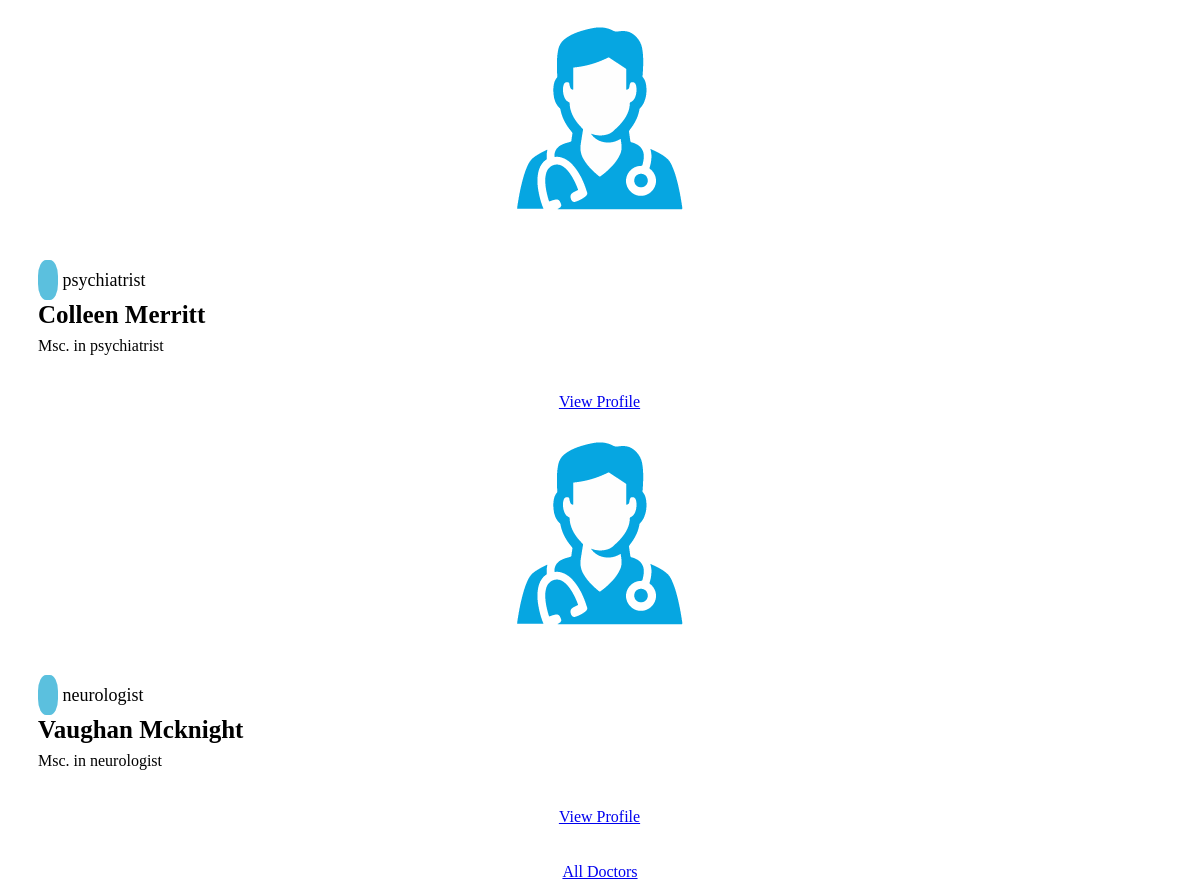
Page /patient/ourdoctors.php (lower part) on the earlier database version.
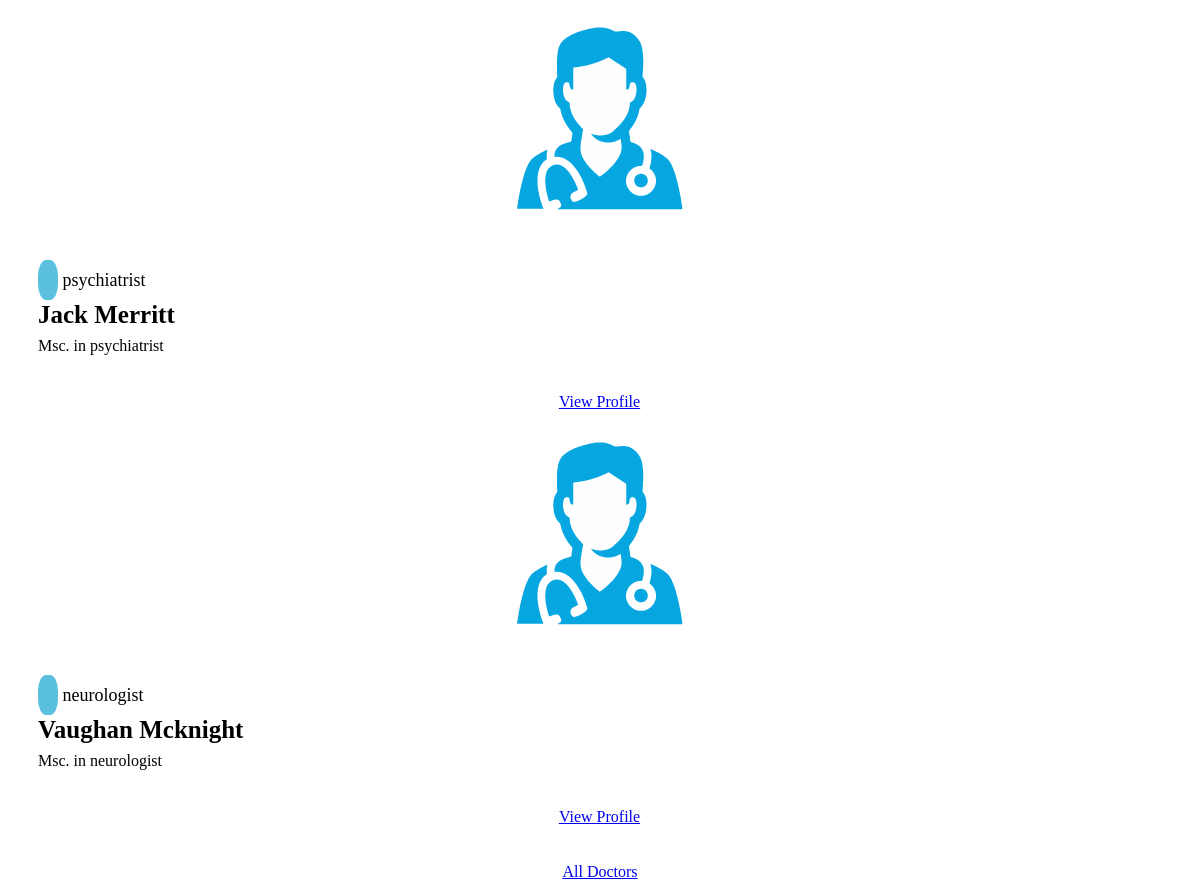
Same page on the later database version.
### tables this page shows
CREATE TABLE IF NOT EXISTS `employee_detail` (
  `emp_id` mediumint(8) unsigned NOT NULL AUTO_INCREMENT,
  `name` varchar(40) DEFAULT NULL,
  `dob` date DEFAULT NULL,
  `address` varchar(50) DEFAULT NULL,
  `email` varchar(40) DEFAULT NULL,
  `phone` bigint(20) DEFAULT NULL,
  `field` varchar(32) DEFAULT NULL,
  `history` varchar(32) DEFAULT NULL,
  `sex` varchar(1) NOT NULL,
  `images` varchar(32) DEFAULT NULL,
  PRIMARY KEY (`emp_id`)
);

### patient/ourdoctors.php (the view, shortened to what this page needs)
<div class="container"  >
      <?php
          $query="select * from employee_detail limit 4";
          $query_run=mysqli_query($connect,$query);
            while($row=mysqli_fetch_assoc($query_run)){;
        ?>
<div class="col-xs-12 col-sm-3 col-lg-3 doc-box">
    <div class="doc-box-content" id="news-box-contents" >
    <div  class="doc-box" style="height:220px;background:white;">
        <?php echo" <img src='../images/doc_images/".$row['images']." ' style='max-width:100%; max-height:100%;display: block;  margin: 0 auto;' ;>";?>
    </div>
    <div class="text-capitalize text-muted" style="margin:3px 0px 8px 0px; padding:5px 1px 2px 14px; font-size:18px;">
    <?php
     echo "<span class='fa fa-stethoscope' style='background:#5bc0de;border:solid 0px; border-radius:40%; padding:10px;'></span>";
    echo $row['field'];
    ?>
    </div>
    <div class="text-capitalize " style="margin:2px 0px 8px 0px; padding:0px 10px 0px 14px;">
    <span style="font-size:25px; font-weight:600;">
    <a href="news.php?id=<?php echo $row['news_id'];?>" style="text-decoration:none; color:#000;">
    <?php
    echo $row['name'];
    ?>
    </a>
    </span>
    </div>
    <div class="" style="margin:2px 0px 0px 0px; padding:0px 10px 0px 14px;">
    <?php echo $row['history']; ?>
    </div>
    <div style="margin:10px 2px 2px 2px; position:relative; top: 28px;">
    <center><a href="#" class="btn btn-info ">View Profile</a><center>
    </div>
  </div>
</div>
<?php } ?>
</div>
<center><a href="#" style="margin:15px; margin-bottom:25px; position:relative; top:38px;" class="btn btn-primary text-center" >All Doctors</a></center>

Differences in the rows shown:
changed employee_detail "psychiatrist": name "Colleen Merritt" → "Jack Merritt"
